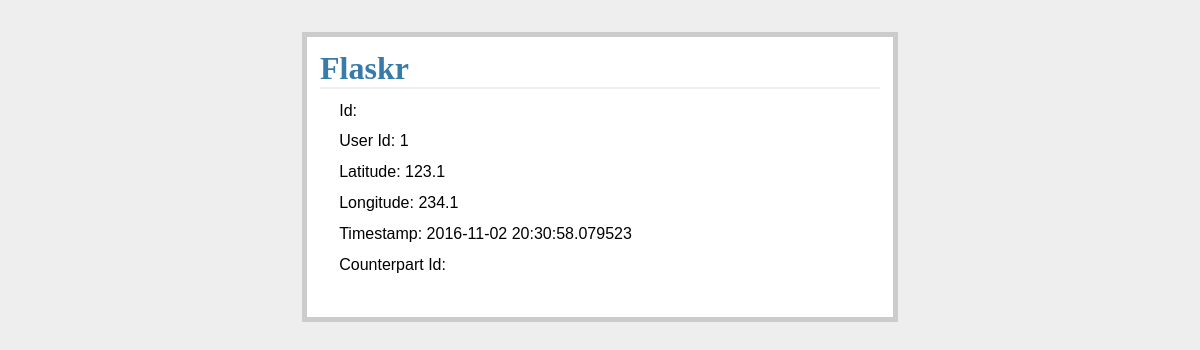
The app's page /noober/show_drivers, older data.
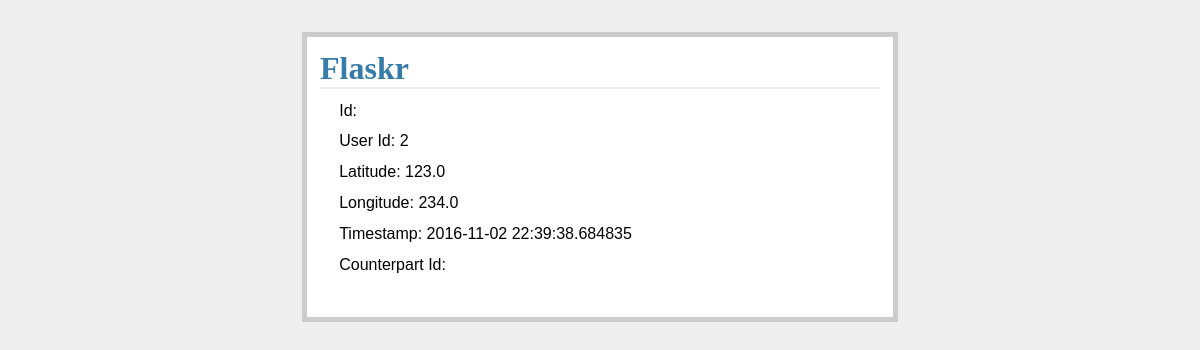
The same page, newer data.
### tables this page shows
CREATE TABLE drivers (
  user_id string not null primary key,
  lat float(10,6) not null,
  lon float(10,6) not null,
  timestamp string,
  matched_rider_id string,
  rider_in_car integer
);

### basic.py (the view)
@app.route("/noober/show_drivers")
def show_drivers():
        drivers = query_db('select * from drivers')
        return render_template('show_entries.html', entries=drivers)

### dbutil.py (called while the page is built)
def connect_db():
        rv = sqlite3.connect(app.config['DATABASE'])
        rv.row_factory = sqlite3.Row
        return rv

def get_db():
        if not hasattr(g, 'sqlite_db'):
                g.sqlite_db = connect_db()
        return g.sqlite_db

def query_db(query, args=(), one=False):
        cur = get_db().execute(query,args)
        rv = cur.fetchall()
        cur.close()
        return (rv[0] if rv else None) if one else rv

### templates/show_entries.html
{% extends "layout.html" %}
{% block body %}
<ul class="entries">
  {% for entry in entries %}
  <li>Id: {{entry.transaction_id}} </li>
  <li>User Id: {{entry.user_id}} </li>
  <li>Latitude: {{ entry.lat }} </li>
  <li>Longitude: {{entry.lon }} </li>
  <li>Timestamp: {{entry.timestamp|safe }} </li>
  <li>Counterpart Id: {{entry.counterpart_user_id|safe }} </li>
  <br>
  {% else %}
  <li><em>Unbelievable.  No entries here so far</em></li>
  {% endfor %}
</ul>
{% endblock %}

### templates/layout.html (shortened to what this page needs)
<!doctype html>
<link rel=stylesheet type=text/css href="{{ url_for('static', filename='style.css') }}">
<div class=page>
  <h1>Flaskr</h1>
  {% block body %}{% endblock %}
  </div>

### static/style.css (style rules this page uses)
a, h1, h2 { color: #377ba8; }
h1, h2 { font-family: 'Georgia', serif; margin: 0; }
h1 { border-bottom: 2px solid #eee; }
.page { margin: 2em auto; width: 35em; border: 5px solid #ccc; padding: 0.8em; background: white; }
.entries { list-style: none; margin: 0; padding: 0; }
.entries li { margin: 0.8em 1.2em; }

Row changes from the older to the newer data that the page shows:
removed drivers: user_id "1", lat "123.1", lon "234.1", timestamp "2016-11-02 20:30:58.079523"
added drivers: user_id "2", lat "123.0", lon "234.0", timestamp "2016-11-02 22:39:38.684835"
